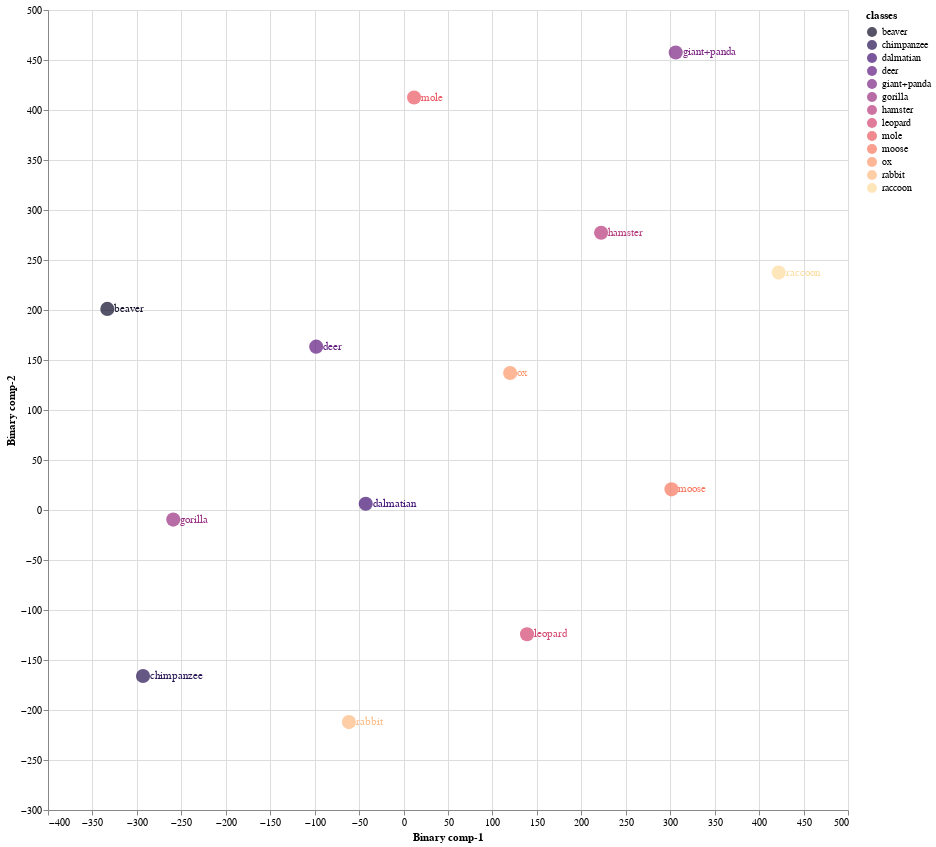
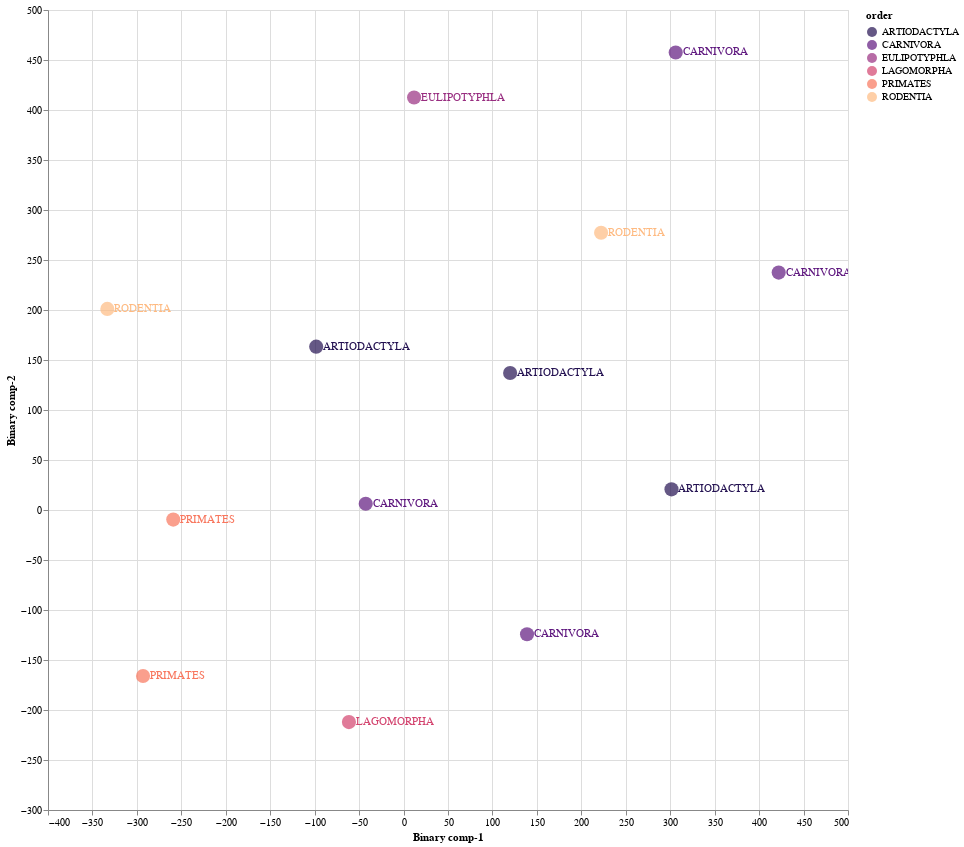

Notebook cell for these charts, in order:
### Code cell
Train01 = CZSL(mode = "Train", 
               split = 1, 
               DNN = ProjectionNetwork3, 
               epochs = 45, 
               bs = 8, 
               numunits = 1024, 
               lr = 0.006649184830094368, 
               optimiser = nn.Sigmoid(), 
               dropout = 0.4267426345806663, 
               mom = 0.9789781096248725, 
               wd = 0,  
               device = 'cuda', 
               checkpoint = CP1, 
               pred_type = 'Probabilistic', 
               dist_type = 'cosine')

#mode
#1. "Train" - Use Train Val split
#2. "Test" - For Unseen Test Data

#split
# 1 -Train/Val Split 1
# 2 -Train/Val Split 2
# 3 -Train/Val Split 2

#pred_type
#1. "Probabilistic" - continous real numbers giving probability for prdiction to be 1
#2. "Deterministic" - 1 or 0 prediction values

#dist_type
#1. euclidean
#2. cosine
#3. hamming
#4. jaccard

### Figure 1 — Vega-Lite specification as saved in the notebook (floating-point values rounded to 4 significant figures)
{"config": {"view": {"continuousWidth": 400, "continuousHeight": 300}}, "layer": [{"mark": {"type": "circle", "size": 200}, "encoding": {"color": {"field": "classes", "scale": {"scheme": "Magma"}, "type": "nominal"}, "x": {"field": "Binary comp-1", "type": "quantitative"}, "y": {"field": "Binary comp-2", "type": "quantitative"}}, "height": 800, "selection": {"selector009": {"type": "interval", "bind": "scales", "encodings": ["x", "y"]}}, "width": 800}, {"mark": {"type": "text", "align": "left", "baseline": "middle", "dx": 7}, "encoding": {"color": {"field": "classes", "scale": {"scheme": "Magma"}, "type": "nominal"}, "text": {"field": "classes", "type": "nominal"}, "x": {"field": "Binary comp-1", "type": "quantitative"}, "y": {"field": "Binary comp-2", "type": "quantitative"}}, "height": 800, "width": 800}], "data": {"name": "data-9745edda1f8fa7bd7dd14b1bf96881ac"}, "$schema": "https://vega.github.io/schema/vega-lite/v4.17.0.json", "datasets": {"data-9745edda1f8fa7bd7dd14b1bf96881ac": [{"Binary comp-1": -333.3, "Binary comp-2": 201.1, "classes": "beaver", "sciName": "Aplodontia_rufa", "animal_label": 4, "animal_class": "beaver", "mainCommonName": "Mountain Beaver", "otherCommonNames": "Boomer|Sewellel|Point Arena Mountain Beaver|Point Reyes Mountain Beaver", "class": "Mammalia", "infraclass": "Placentalia", "magnorder": "Boreoeutheria", "superorder": "Euarchontoglires", "order": "RODENTIA", "suborder": "SCIUROMORPHA", "infraorder": null, "parvorder": null, "superfamily": null, "family": "APLODONTIIDAE", "subfamily": null, "tribe": null, "genus": "Aplodontia"}, {"Binary comp-1": -42.56, "Binary comp-2": 6.197, "classes": "dalmatian", "sciName": "Canis_familiaris", "animal_label": 5, "animal_class": "dalmatian", "mainCommonName": "Domestic Dog", "otherCommonNames": "Dog|Dingo|Feral Dog|New Guinea Singing Dog|Village Dog", "class": "Mammalia", "infraclass": "Placentalia", "magnorder": "Boreoeutheria", "superorder": "Laurasiatheria", "order": "CARNIVORA", "suborder": "CANIFORMIA", "infraorder": "CANOIDEA", "parvorder": null, "superfamily": null, "family": "CANIDAE", "subfamily": null, "tribe": null, "genus": "Canis"}, {"Binary comp-1": 11.83, "Binary comp-2": 412.5, "classes": "mole", "sciName": "Talpa_altaica", "animal_label": 12, "animal_class": "mole", "mainCommonName": "Altai Mole", "otherCommonNames": "Siberian Mole", "class": "Mammalia", "infraclass": "Placentalia", "magnorder": "Boreoeutheria", "superorder": "Laurasiatheria", "order": "EULIPOTYPHLA", "suborder": null, "infraorder": null, "parvorder": null, "superfamily": null, "family": "TALPIDAE", "subfamily": "TALPINAE", "tribe": "TALPINI", "genus": "Talpa"}, {"Binary comp-1": 138.9, "Binary comp-2": -124.2, "classes": "leopard", "sciName": "Panthera_pardus", "animal_label": 15, "animal_class": "leopard", "mainCommonName": "Leopard", "otherCommonNames": "Panther", "class": "Mammalia", "infraclass": "Placentalia", "magnorder": "Boreoeutheria", "superorder": "Laurasiatheria", "order": "CARNIVORA", "suborder": "FELIFORMIA", "infraorder": "FELOIDEA", "parvorder": null, "superfamily": null, "family": "FELIDAE", "subfamily": "PANTHERINAE", "tribe": null, "genus": "Panthera"}, {"Binary comp-1": 301.4, "Binary comp-2": 20.69, "classes": "moose", "sciName": "Alces_alces", "animal_label": 16, "animal_class": "moose", "mainCommonName": "Moose", "otherCommonNames": "Elk|Eurasian Elk|Caucasian Moose", "class": "Mammalia", "infraclass": "Placentalia", "magnorder": "Boreoeutheria", "superorder": "Laurasiatheria", "order": "ARTIODACTYLA", "suborder": "RUMINANTIA", "infraorder": "PECORA", "parvorder": null, "superfamily": null, "family": "CERVIDAE", "subfamily": "CAPREOLINAE", "tribe": "ALCEINI", "genus": "Alces"}, {"Binary comp-1": -259.1, "Binary comp-2": -9.598, "classes": "gorilla", "sciName": "Gorilla_gorilla", "animal_label": 20, "animal_class": "gorilla", "mainCommonName": "Western Gorilla", "otherCommonNames": "Lowland Gorilla|Cross River Gorilla|Western Lowland Gorilla", "class": "Mammalia", "infraclass": "Placentalia", "magnorder": "Boreoeutheria", "superorder": "Euarchontoglires", "order": "PRIMATES", "suborder": "HAPLORHINI", "infraorder": "SIMIIFORMES", "parvorder": "CATARRHINI", "superfamily": "HOMINOIDEA", "family": "HOMINIDAE", "subfamily": "HOMININAE", "tribe": null, "genus": "Gorilla"}, {"Binary comp-1": 119.9, "Binary comp-2": 137.1, "classes": "ox", "sciName": "Bos_sauveli", "animal_label": 21, "animal_class": "ox", "mainCommonName": "Kouprey", "otherCommonNames": "Gray Ox|Indochinese Forest Ox", "class": "Mammalia", "infraclass": "Placentalia", "magnorder": "Boreoeutheria", "superorder": "Laurasiatheria", "order": "ARTIODACTYLA", "suborder": "RUMINANTIA", "infraorder": "PECORA", "parvorder": null, "superfamily": null, "family": "BOVIDAE", "subfamily": "BOVINAE", "tribe": "BOVINI", "genus": "Bos"}, {"Binary comp-1": -293.1, "Binary comp-2": -166.0, "classes": "chimpanzee", "sciName": "Pan_troglodytes", "animal_label": 25, "animal_class": "chimpanzee", "mainCommonName": "Chimpanzee", "otherCommonNames": "Chimpanzee|Common Chimpanzee|Robust Chimpanzee|Central Chimpanzee|Eastern Chimpanzee|Nigeria-Cameroon Chimpanzee|Western Chimpanzee", "class": "Mammalia", "infraclass": "Placentalia", "magnorder": "Boreoeutheria", "superorder": "Euarchontoglires", "order": "PRIMATES", "suborder": "HAPLORHINI", "infraorder": "SIMIIFORMES", "parvorder": "CATARRHINI", "superfamily": "HOMINOIDEA", "family": "HOMINIDAE", "subfamily": "HOMININAE", "tribe": null, "genus": "Pan"}, {"Binary comp-1": 222.2, "Binary comp-2": 277.2, "classes": "hamster", "sciName": "Mesocricetus_brandti", "animal_label": 26, "animal_class": "hamster", "mainCommonName": "Brandt's Hamster", "otherCommonNames": "Turkish Hamster", "class": "Mammalia", "infraclass": "Placentalia", "magnorder": "Boreoeutheria", "superorder": "Euarchontoglires", "order": "RODENTIA", "suborder": "SUPRAMYOMORPHA", "infraorder": "MYOMORPHI", "parvorder": null, "superfamily": "MUROIDEA", "family": "CRICETIDAE", "subfamily": "CRICETINAE", "tribe": null, "genus": "Mesocricetus"}, {"Binary comp-1": -61.46, "Binary comp-2": -212.1, "classes": "rabbit", "sciName": "Pentalagus_furnessi", "animal_label": 29, "animal_class": "rabbit", "mainCommonName": "Amami Rabbit", "otherCommonNames": "Ryukyu Rabbit", "class": "Mammalia", "infraclass": "Placentalia", "magnorder": "Boreoeutheria", "superorder": "Euarchontoglires", "order": "LAGOMORPHA", "suborder": null, "infraorder": null, "parvorder": null, "superfamily": null, "family": "LEPORIDAE", "subfamily": null, "tribe": null, "genus": "Pentalagus"}, {"Binary comp-1": 306.2, "Binary comp-2": 457.5, "classes": "giant+panda", "sciName": "Ailuropoda_melanoleuca", "animal_label": 39, "animal_class": "giant+panda", "mainCommonName": "Giant Panda", "otherCommonNames": "Da Xiong Mao", "class": "Mammalia", "infraclass": "Placentalia", "magnorder": "Boreoeutheria", "superorder": "Laurasiatheria", "order": "CARNIVORA", "suborder": "CANIFORMIA", "infraorder": "ARCTOIDEA", "parvorder": null, "superfamily": "URSOIDEA", "family": "URSIDAE", "subfamily": "AILUROPODINAE", "tribe": null, "genus": "Ailuropoda"}, {"Binary comp-1": -98.28, "Binary comp-2": 163.3, "classes": "deer", "sciName": "Hydropotes_inermis", "animal_label": 40, "animal_class": "deer", "mainCommonName": "Chinese Water Deer", "otherCommonNames": null, "class": "Mammalia", "infraclass": "Placentalia", "magnorder": "Boreoeutheria", "superorder": "Laurasiatheria", "order": "ARTIODACTYLA", "suborder": "RUMINANTIA", "infraorder": "PECORA", "parvorder": null, "superfamily": null, "family": "CERVIDAE", "subfamily": "CAPREOLINAE", "tribe": "CAPREOLINI", "genus": "Hydropotes"}, {"Binary comp-1": 422.0, "Binary comp-2": 237.4, "classes": "raccoon", "sciName": "Procyon_lotor", "animal_label": 48, "animal_class": "raccoon", "mainCommonName": "Northern Raccoon", "otherCommonNames": "Common Raccoon", "class": "Mammalia", "infraclass": "Placentalia", "magnorder": "Boreoeutheria", "superorder": "Laurasiatheria", "order": "CARNIVORA", "suborder": "CANIFORMIA", "infraorder": "ARCTOIDEA", "parvorder": null, "superfamily": "MUSTELOIDEA", "family": "PROCYONIDAE", "subfamily": null, "tribe": null, "genus": "Procyon"}]}}

### Figure 2 — Vega-Lite specification as saved in the notebook (floating-point values rounded to 4 significant figures)
{"config": {"view": {"continuousWidth": 400, "continuousHeight": 300}}, "layer": [{"mark": {"type": "circle", "size": 200}, "encoding": {"color": {"field": "order", "scale": {"scheme": "Magma"}, "type": "nominal"}, "x": {"field": "Binary comp-1", "type": "quantitative"}, "y": {"field": "Binary comp-2", "type": "quantitative"}}, "height": 800, "selection": {"selector010": {"type": "interval", "bind": "scales", "encodings": ["x", "y"]}}, "width": 800}, {"mark": {"type": "text", "align": "left", "baseline": "middle", "dx": 7}, "encoding": {"color": {"field": "order", "scale": {"scheme": "Magma"}, "type": "nominal"}, "text": {"field": "order", "type": "nominal"}, "x": {"field": "Binary comp-1", "type": "quantitative"}, "y": {"field": "Binary comp-2", "type": "quantitative"}}, "height": 800, "width": 800}], "data": {"name": "data-9745edda1f8fa7bd7dd14b1bf96881ac"}, "$schema": "https://vega.github.io/schema/vega-lite/v4.17.0.json", "datasets": {"data-9745edda1f8fa7bd7dd14b1bf96881ac": [{"Binary comp-1": -333.3, "Binary comp-2": 201.1, "classes": "beaver", "sciName": "Aplodontia_rufa", "animal_label": 4, "animal_class": "beaver", "mainCommonName": "Mountain Beaver", "otherCommonNames": "Boomer|Sewellel|Point Arena Mountain Beaver|Point Reyes Mountain Beaver", "class": "Mammalia", "infraclass": "Placentalia", "magnorder": "Boreoeutheria", "superorder": "Euarchontoglires", "order": "RODENTIA", "suborder": "SCIUROMORPHA", "infraorder": null, "parvorder": null, "superfamily": null, "family": "APLODONTIIDAE", "subfamily": null, "tribe": null, "genus": "Aplodontia"}, {"Binary comp-1": -42.56, "Binary comp-2": 6.197, "classes": "dalmatian", "sciName": "Canis_familiaris", "animal_label": 5, "animal_class": "dalmatian", "mainCommonName": "Domestic Dog", "otherCommonNames": "Dog|Dingo|Feral Dog|New Guinea Singing Dog|Village Dog", "class": "Mammalia", "infraclass": "Placentalia", "magnorder": "Boreoeutheria", "superorder": "Laurasiatheria", "order": "CARNIVORA", "suborder": "CANIFORMIA", "infraorder": "CANOIDEA", "parvorder": null, "superfamily": null, "family": "CANIDAE", "subfamily": null, "tribe": null, "genus": "Canis"}, {"Binary comp-1": 11.83, "Binary comp-2": 412.5, "classes": "mole", "sciName": "Talpa_altaica", "animal_label": 12, "animal_class": "mole", "mainCommonName": "Altai Mole", "otherCommonNames": "Siberian Mole", "class": "Mammalia", "infraclass": "Placentalia", "magnorder": "Boreoeutheria", "superorder": "Laurasiatheria", "order": "EULIPOTYPHLA", "suborder": null, "infraorder": null, "parvorder": null, "superfamily": null, "family": "TALPIDAE", "subfamily": "TALPINAE", "tribe": "TALPINI", "genus": "Talpa"}, {"Binary comp-1": 138.9, "Binary comp-2": -124.2, "classes": "leopard", "sciName": "Panthera_pardus", "animal_label": 15, "animal_class": "leopard", "mainCommonName": "Leopard", "otherCommonNames": "Panther", "class": "Mammalia", "infraclass": "Placentalia", "magnorder": "Boreoeutheria", "superorder": "Laurasiatheria", "order": "CARNIVORA", "suborder": "FELIFORMIA", "infraorder": "FELOIDEA", "parvorder": null, "superfamily": null, "family": "FELIDAE", "subfamily": "PANTHERINAE", "tribe": null, "genus": "Panthera"}, {"Binary comp-1": 301.4, "Binary comp-2": 20.69, "classes": "moose", "sciName": "Alces_alces", "animal_label": 16, "animal_class": "moose", "mainCommonName": "Moose", "otherCommonNames": "Elk|Eurasian Elk|Caucasian Moose", "class": "Mammalia", "infraclass": "Placentalia", "magnorder": "Boreoeutheria", "superorder": "Laurasiatheria", "order": "ARTIODACTYLA", "suborder": "RUMINANTIA", "infraorder": "PECORA", "parvorder": null, "superfamily": null, "family": "CERVIDAE", "subfamily": "CAPREOLINAE", "tribe": "ALCEINI", "genus": "Alces"}, {"Binary comp-1": -259.1, "Binary comp-2": -9.598, "classes": "gorilla", "sciName": "Gorilla_gorilla", "animal_label": 20, "animal_class": "gorilla", "mainCommonName": "Western Gorilla", "otherCommonNames": "Lowland Gorilla|Cross River Gorilla|Western Lowland Gorilla", "class": "Mammalia", "infraclass": "Placentalia", "magnorder": "Boreoeutheria", "superorder": "Euarchontoglires", "order": "PRIMATES", "suborder": "HAPLORHINI", "infraorder": "SIMIIFORMES", "parvorder": "CATARRHINI", "superfamily": "HOMINOIDEA", "family": "HOMINIDAE", "subfamily": "HOMININAE", "tribe": null, "genus": "Gorilla"}, {"Binary comp-1": 119.9, "Binary comp-2": 137.1, "classes": "ox", "sciName": "Bos_sauveli", "animal_label": 21, "animal_class": "ox", "mainCommonName": "Kouprey", "otherCommonNames": "Gray Ox|Indochinese Forest Ox", "class": "Mammalia", "infraclass": "Placentalia", "magnorder": "Boreoeutheria", "superorder": "Laurasiatheria", "order": "ARTIODACTYLA", "suborder": "RUMINANTIA", "infraorder": "PECORA", "parvorder": null, "superfamily": null, "family": "BOVIDAE", "subfamily": "BOVINAE", "tribe": "BOVINI", "genus": "Bos"}, {"Binary comp-1": -293.1, "Binary comp-2": -166.0, "classes": "chimpanzee", "sciName": "Pan_troglodytes", "animal_label": 25, "animal_class": "chimpanzee", "mainCommonName": "Chimpanzee", "otherCommonNames": "Chimpanzee|Common Chimpanzee|Robust Chimpanzee|Central Chimpanzee|Eastern Chimpanzee|Nigeria-Cameroon Chimpanzee|Western Chimpanzee", "class": "Mammalia", "infraclass": "Placentalia", "magnorder": "Boreoeutheria", "superorder": "Euarchontoglires", "order": "PRIMATES", "suborder": "HAPLORHINI", "infraorder": "SIMIIFORMES", "parvorder": "CATARRHINI", "superfamily": "HOMINOIDEA", "family": "HOMINIDAE", "subfamily": "HOMININAE", "tribe": null, "genus": "Pan"}, {"Binary comp-1": 222.2, "Binary comp-2": 277.2, "classes": "hamster", "sciName": "Mesocricetus_brandti", "animal_label": 26, "animal_class": "hamster", "mainCommonName": "Brandt's Hamster", "otherCommonNames": "Turkish Hamster", "class": "Mammalia", "infraclass": "Placentalia", "magnorder": "Boreoeutheria", "superorder": "Euarchontoglires", "order": "RODENTIA", "suborder": "SUPRAMYOMORPHA", "infraorder": "MYOMORPHI", "parvorder": null, "superfamily": "MUROIDEA", "family": "CRICETIDAE", "subfamily": "CRICETINAE", "tribe": null, "genus": "Mesocricetus"}, {"Binary comp-1": -61.46, "Binary comp-2": -212.1, "classes": "rabbit", "sciName": "Pentalagus_furnessi", "animal_label": 29, "animal_class": "rabbit", "mainCommonName": "Amami Rabbit", "otherCommonNames": "Ryukyu Rabbit", "class": "Mammalia", "infraclass": "Placentalia", "magnorder": "Boreoeutheria", "superorder": "Euarchontoglires", "order": "LAGOMORPHA", "suborder": null, "infraorder": null, "parvorder": null, "superfamily": null, "family": "LEPORIDAE", "subfamily": null, "tribe": null, "genus": "Pentalagus"}, {"Binary comp-1": 306.2, "Binary comp-2": 457.5, "classes": "giant+panda", "sciName": "Ailuropoda_melanoleuca", "animal_label": 39, "animal_class": "giant+panda", "mainCommonName": "Giant Panda", "otherCommonNames": "Da Xiong Mao", "class": "Mammalia", "infraclass": "Placentalia", "magnorder": "Boreoeutheria", "superorder": "Laurasiatheria", "order": "CARNIVORA", "suborder": "CANIFORMIA", "infraorder": "ARCTOIDEA", "parvorder": null, "superfamily": "URSOIDEA", "family": "URSIDAE", "subfamily": "AILUROPODINAE", "tribe": null, "genus": "Ailuropoda"}, {"Binary comp-1": -98.28, "Binary comp-2": 163.3, "classes": "deer", "sciName": "Hydropotes_inermis", "animal_label": 40, "animal_class": "deer", "mainCommonName": "Chinese Water Deer", "otherCommonNames": null, "class": "Mammalia", "infraclass": "Placentalia", "magnorder": "Boreoeutheria", "superorder": "Laurasiatheria", "order": "ARTIODACTYLA", "suborder": "RUMINANTIA", "infraorder": "PECORA", "parvorder": null, "superfamily": null, "family": "CERVIDAE", "subfamily": "CAPREOLINAE", "tribe": "CAPREOLINI", "genus": "Hydropotes"}, {"Binary comp-1": 422.0, "Binary comp-2": 237.4, "classes": "raccoon", "sciName": "Procyon_lotor", "animal_label": 48, "animal_class": "raccoon", "mainCommonName": "Northern Raccoon", "otherCommonNames": "Common Raccoon", "class": "Mammalia", "infraclass": "Placentalia", "magnorder": "Boreoeutheria", "superorder": "Laurasiatheria", "order": "CARNIVORA", "suborder": "CANIFORMIA", "infraorder": "ARCTOIDEA", "parvorder": null, "superfamily": "MUSTELOIDEA", "family": "PROCYONIDAE", "subfamily": null, "tribe": null, "genus": "Procyon"}]}}
